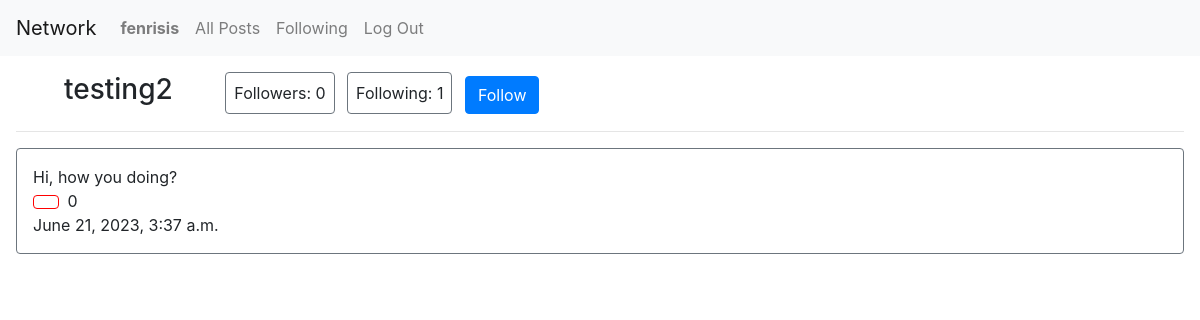
The app's page /profile/6 (signed in) with its own data.
### network/models.py (models this page shows, shortened)
class User(AbstractUser):
    pass

class Post(models.Model):
    user = models.ForeignKey(User, on_delete=models.CASCADE, related_name="user")
    post = models.CharField(max_length=300) # text post
    timestamp = models.DateTimeField()
    likes = models.IntegerField(default=0)

### network/views.py (the view, shortened to what this page needs)
# urls.py: path("profile/<str:owner>", views.profile, name="profile"),
def profile(request, owner):
    owner = User.objects.get(id=owner)
    button = "Follow" if Follow.objects.filter(follower=request.user, following=owner).count() == 0 else "Unfollow"
    posts = Post.objects.filter(user=owner.id).order_by('-timestamp')
    for post in posts:
        post.likes = Like.objects.filter(post=post.id).count()
        post.save()
    paginator = Paginator(posts, 10)
    page_number = request.GET.get('page')
    page_obj = paginator.get_page(page_number)
    return render(request, "network/profile.html", {
        "owner": owner,
        "followers": Follow.objects.filter(following=owner).count(),
        "following": Follow.objects.filter(follower=owner).count(),
        "page_obj": page_obj,
        "button": button
    })

### network/templates/network/profile.html (shortened to what this page needs)
{% extends "network/layout.html" %}
{% load static %}
{% block body %}
<div id="profile" class="p-3">
    <div>
        <h3 class="ml-5" style="display: inline-block;">{{ owner.username }}</h3>
        <div class="ml-5" style="display: inline-block;">
            <div class="border border-secondary rounded p-2" style="display: inline-block;">Followers: {{ followers }}</div>
            <div class="border border-secondary rounded ml-2 p-2" style="display: inline-block;">Following: {{ following }}</div>
            <form style="display: inline-block;" action="{% url 'profile' owner.id %}" method="post">
            {% if user.id != owner.id %}
                {% if button == "Follow" %}
                    <button type="submit" class="btn btn-primary ml-2" name="button" value="Follow">Follow</button>
                {% else %}
                    <button type="submit" class="btn btn-danger ml-2" name="button" value="Unfollow">Unfollow</button>
                {% endif %}
            {% endif %}
            </form>
        </div>
    </div>
    <hr>
    <div>
        {% for post in page_obj %}
            <div class="border border-secondary rounded p-3 mt-2">
                <div id="post-{{post.id}}">{{ post.post }}</div>
                <button class="btn mr-1 d-inline-block" style="background-color:white; border-color: red;" id="like-btn-{{post.id}}" onclick="like('{{ post.id }}')"></button>
                <div id="like-count-{{post.id}}" class="d-inline-block">{{ post.likes }}</div>
                <div>{{ post.timestamp }}</div>
            </div>
        {% empty %}
            <div>It's empty here :( Add new posts to brighten up your page</div>
        {% endfor %}
    </div>
</div>
{% endblock %}

### network/templates/network/layout.html (shortened to what this page needs)
{% load static %}
<!DOCTYPE html>
<html lang="en">
    <head>
        <link rel="stylesheet" href="https://stackpath.bootstrapcdn.com/bootstrap/4.4.1/css/bootstrap.min.css">
        <link href="{% static 'network/styles.css' %}" rel="stylesheet">
    </head>
    <body>
        <nav class="navbar navbar-expand-lg navbar-light bg-light">
            <a class="navbar-brand" href="#">Network</a>
            <div>
              <ul class="navbar-nav mr-auto">
                {% if user.is_authenticated %}
                    <li class="nav-item">
                        <a class="nav-link" href="#"><strong>{{ user.username }}</strong></a>
                    </li>
                {% endif %}
                <li class="nav-item">
                  <a class="nav-link" href="{% url 'index' %}">All Posts</a>
                </li>
                {% if user.is_authenticated %}
                    <li class="nav-item">
                        <a class="nav-link" href="#">Following</a>
                    </li>
                    <li class="nav-item">
                        <a class="nav-link" href="{% url 'logout' %}">Log Out</a>
                    </li>
                {% endif %}
              </ul>
            </div>
          </nav>
        <div class="body">
            {% block body %}
            {% endblock %}
        </div>
    </body>
</html>

### records on screen
User: username "fenrisis"
User: username "testing2"
Post: post "Hi, how you doing?", likes "0", timestamp "June 21, 2023, 3:37 a.m."

### other values on screen
{{ followers }} "0"
{{ following }} "1"
